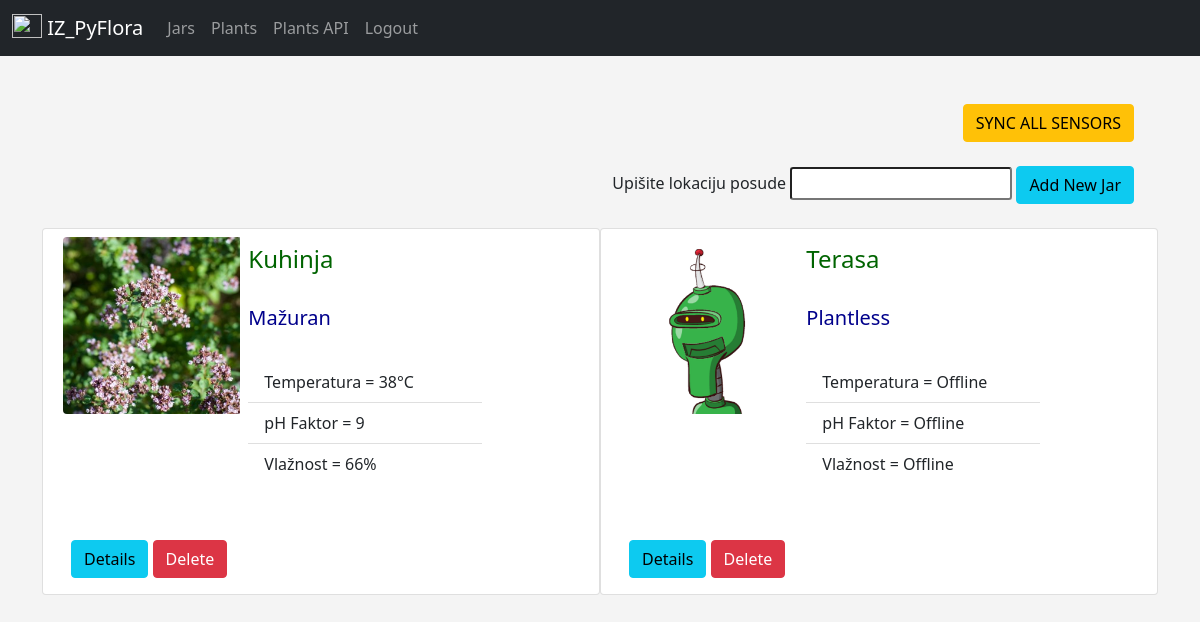
The app's page /jars (signed in), older data.
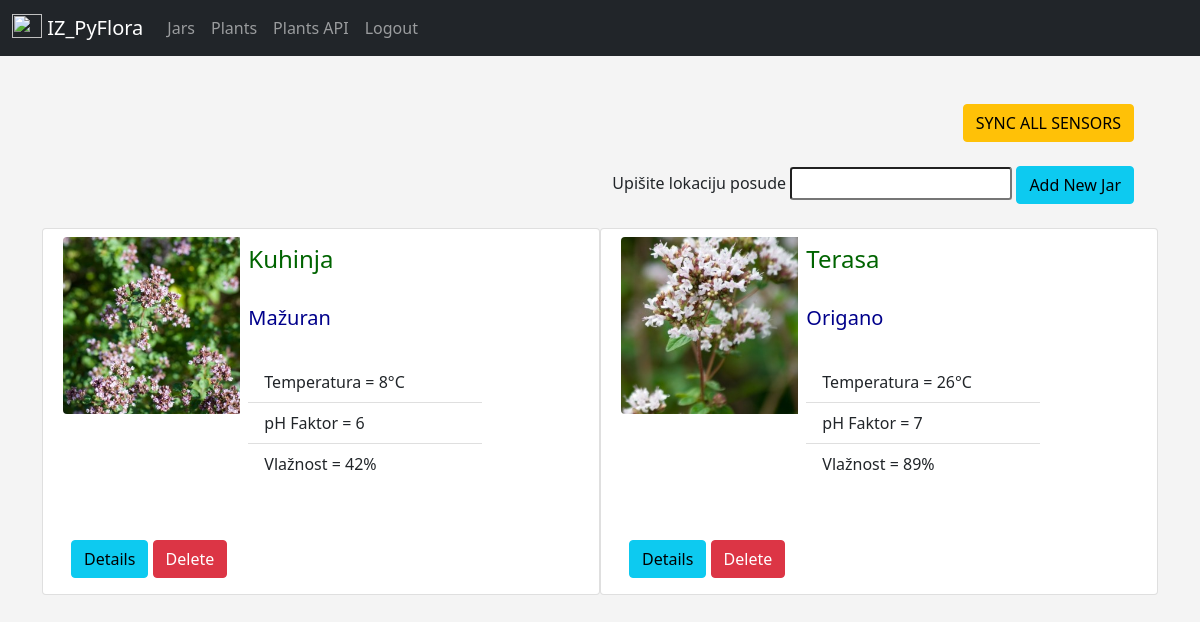
The same page, newer data.
### app/models.py (models this page shows, shortened)
class Jar(db.Model):
    id = db.Column(db.Integer, primary_key=True)
    name = db.Column(db.String(300), nullable=False, default='Lokacija')
    plant_name = db.Column(db.String(300), nullable=False, default='Plantless')
    photo = db.Column(db.String(300), nullable=False, default='default.jpg')
    temperature = db.Column(db.Integer, nullable=False, default=10)
    phf = db.Column(db.Integer, nullable=False, default=7)
    humidity = db.Column(db.Integer, nullable=False, default=44)

### app/routes.py (the view)
@app.route('/jars', methods=['GET', 'POST'])
@login_required
def jars():
    form = AddJarForm()
    one_jar = Jar()
    if form.validate_on_submit():
        one_jar.name = form.name.data
        form.name.data = ''
        db.session.add(one_jar)
        db.session.commit()
        flash('Posuda dodana!', category='success')
    jars = Jar.query.order_by(Jar.id)
    return render_template('jars/jars.html',
                        jars=jars,
                        form=form)

### app/forms.py
class AddJarForm(FlaskForm):
    name = StringField('Upišite lokaciju posude', validators=[DataRequired()])
    submit = SubmitField('Add New Jar')

### app/models.py (called while the page is built)
@login_manager.user_loader
def load_user(user_id):
    return User.query.get(int(user_id))

### app/templates/jars/jars.html (shortened to what this page needs)
{% extends 'layout.html' %}
{% block content %}
<div class="container">
    <header class="blog-header">
        <div class="text-end">
            <div class="container-sm">
                <a href="{{ url_for('sync') }}" class="btn btn-warning">SYNC ALL SENSORS</a>
                <br><br>
                <form method="POST">
                    {{ form.name.label() }}
                    {{ form.name(class="form-control-sm") }}
                    {{ form.submit(class="btn btn-info") }}
                </form>
            </div>
        </div>
    </header>
<br>
    <div class="row row-cols-1 row-cols-md-2 g-4">
        {% for jar in jars %}
            <div class="card mb-3" style="max-width: 600px;">
                <div class="row g-0">
                    <div class="col-md-4">
                        <img src="{{ url_for('static', filename='pics/' + jar.photo) }}" class="img-fluid rounded-start m-2 max-width-300 max-height-300" alt="...">
                    </div>
                    <div class="col-md-6">
                        <div class="card-body">
                            <h4 class="card-title">{{ jar.name|capitalize }}</h4>
                            <br>
                            <h5 class="card-title">{{ jar.plant_name }}</h5>
                            <br>
                        {% if jar.plant_name != 'Plantless' %}
                            <ul class="list-group list-group-flush">
                                <li class="list-group-item">Temperatura = {{ jar.temperature }}°C</li>
                                <li class="list-group-item">pH Faktor = {{ jar.phf }}</li>
                                <li class="list-group-item">Vlažnost = {{ jar.humidity }}%</li>
                            </ul>
                        {% else %}
                            <ul class="list-group list-group-flush">
                                <li class="list-group-item">Temperatura = Offline</li>
                                <li class="list-group-item">pH Faktor = Offline</li>
                                <li class="list-group-item">Vlažnost = Offline</li>
                            </ul>
                        {% endif %}
                        </div>
                    </div>
                </div>
                <br>
                <div class="card-body">
                    <a href="{{ url_for('jar_details', jar_id=jar.id) }}" class="btn btn-info">Details</a>
                    <a href="{{ url_for('jar_to_delete', jar_id=jar.id) }}" class="btn btn-danger">Delete</a>
                </div>
            </div>
        {% endfor %}
    </div>
{% endblock content %}

Row changes from the older to the newer data that the page shows:
changed Jar "Kuhinja": temperature "38" → "8"; phf "9" → "6"; humidity "66" → "42"
changed Jar "Terasa": photo: picture added in place of a placeholder; plant_name "Plantless" → "Origano"; temperature (not shown) → "26"; phf (not shown) → "7"; humidity (not shown) → "89"; plant_name "Temperatura = Offline pH Faktor = Offline Vlažnost = Offline" → "Temperatura = °C pH Faktor = Vlažnost = %"
